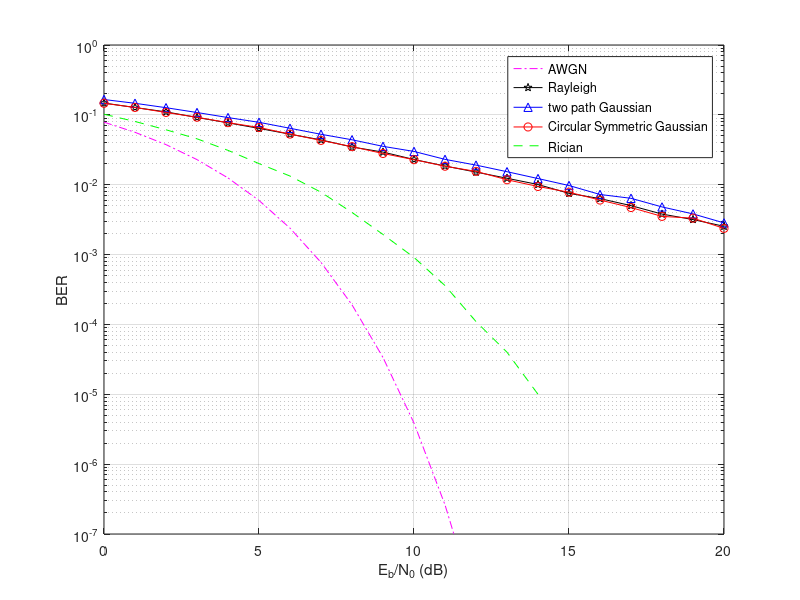

The MATLAB source for this figure:
% 衰落通道下的 BPSK 錯誤率
% Rayleigh fading 用三種方式產生（raylrnd、兩路高斯、circular symmetric complex Gaussian），另以 LOS 權重 a 模擬 Rician 通道
% 輸出：AWGN 理論值與各通道的 BER vs. Eb/N0
clear
clc
bitnum = 1e5;
s = randi([0 1],1,bitnum);
x = pskmod(s,2,pi/2);

% Rayleigh 語法
h = raylrnd(1,1,bitnum); % 振幅為Rayleigh
r = h.*x;

% 二路高斯
x1 = pskmod(s,2,0);
x2 = pskmod(s,2,pi/2);
nor1 = abs(normrnd(0,1,1,bitnum)).*x1;
nor2 = abs(normrnd(0,1,1,bitnum)).*x2;

% Circular Symmetric Guassian 寫法
h2 = abs(normrnd(0,1,1,bitnum)+1i*normrnd(0,1,1,bitnum)); % abs : 振幅為Rayleigh
r2 = h2.*x;

for Eb_N0 = 0:20
    BER_BpskTheory(1,Eb_N0+1) = qfunc(sqrt(2*10.^(Eb_N0/10)));

    % Rayleigh 語法 --------------------------------
    y = awgn(r,Eb_N0,'measured'); % 預設為 snr = Es/N0
    s_hat = pskdemod(y,2,pi/2);
    [num,ratio] = biterr(s,s_hat);
    BER_BpskRayleigh(1,Eb_N0+1) = ratio;

    % 二路高斯 ---------------------------------
    y2 = awgn(nor1+nor2,Eb_N0,'measured');
    s_hat2 = pskdemod(y2,2,(0 + pi/2)/2);
    [num2,ratio2] = biterr(s,s_hat2);
    BER_BpskRayleigh2(1,Eb_N0+1) = ratio2;

    % Circular Symmetric Guassian 寫法 --------------------------------
    y3 = awgn(r2,Eb_N0,'measured');
    s_hat3 = pskdemod(y3,2,pi/2);
    [num3,ratio3] = biterr(s,s_hat3);
    BER_BpskRayleigh3(1,Eb_N0+1) = ratio3;

    % Rician LOS權重為a ---------------------------------
    a = 0.5;
    y4 = awgn(a*r+(1-a)*x,Eb_N0,'measured');
    s_hat4 = pskdemod(y4,2,pi/2);
    [num4,ratio4] = biterr(s,s_hat4);
    BER_BpskRayleigh4(1,Eb_N0+1) = ratio4;

end
semilogy(0:20,BER_BpskTheory,'m-.', ...
    0:20,BER_BpskRayleigh,'k-p', ...
    0:20,BER_BpskRayleigh2,'b-^', ...
    0:20,BER_BpskRayleigh3,'r-o', ...
    0:20,BER_BpskRayleigh4,'g--')
xlabel('E_b/N_0 (dB)'); ylabel('BER');
legend('AWGN','Rayleigh','two path Gaussian','Circular Symmetric Gaussian','Rician');
ylim([1e-7 1])
grid
